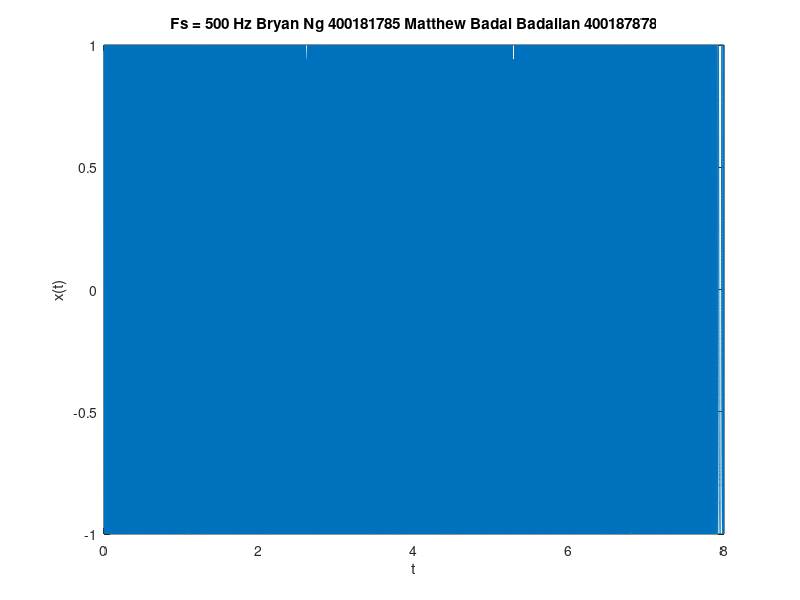

MATLAB code for this plot:
clc
clear
% Do a plot of a sampled sinusoid with frequency f = 100 Hz
%
f1 = 100;
u = 2000;
%
% Sampling frequency and interval
fs = 16000;
Ts = 1/fs;
%
% Set time duration of plot,8 sec
tfinalplot = 8;
%
% Make the time vector for the plot
nplot=0:Ts:tfinalplot;
%
% Sample the sinusoid.
xnT = cos(pi*u*(nplot.^2)+2*pi*f1*nplot);
%
% Make the plot
plot(nplot, xnT);
title("Fs = 500 Hz Bryan Ng 400181785 Matthew Badal Badalian 400187878")
xlabel("t");
ylabel("x(t)");

audiowrite("freqchirp.wav", xnT, fs);
